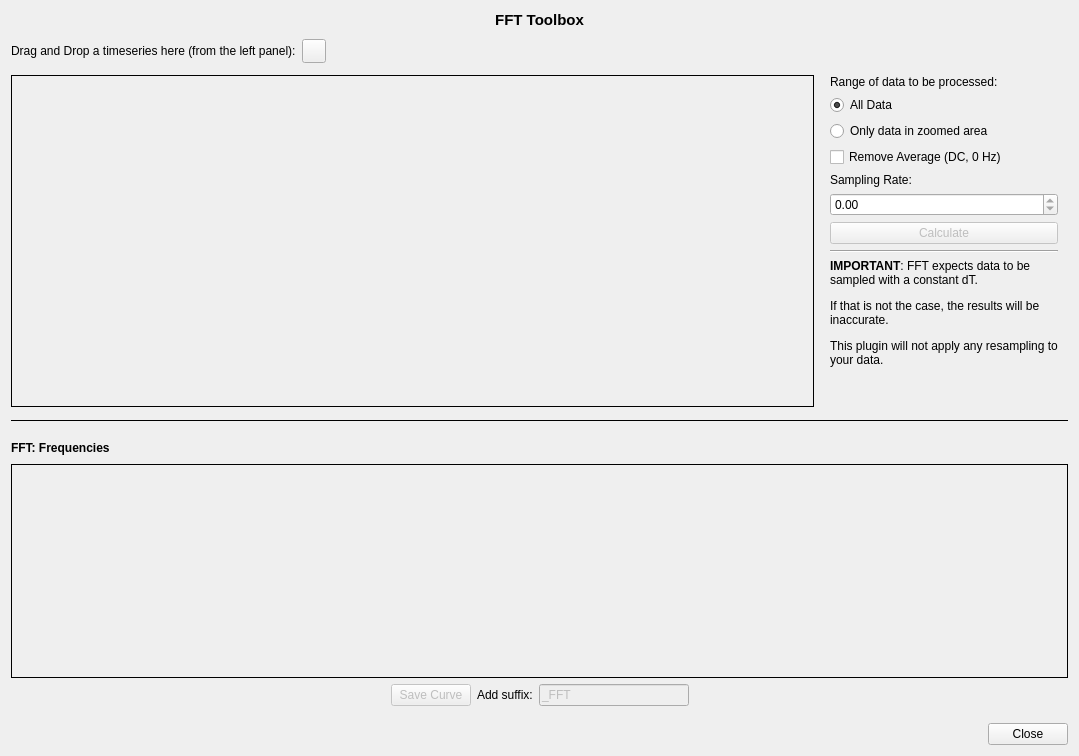
<?xml version="1.0" encoding="UTF-8"?>
<ui version="4.0">
 <class>toolbox_fft</class>
 <widget class="QWidget" name="toolbox_fft">
  <property name="geometry">
   <rect>
    <x>0</x>
    <y>0</y>
    <width>1079</width>
    <height>756</height>
   </rect>
  </property>
  <property name="windowTitle">
   <string>Form</string>
  </property>
  <layout class="QVBoxLayout" name="verticalLayout" stretch="0,0,0,0,0,1,0,0">
   <item>
    <widget class="QLabel" name="label_7">
     <property name="font">
      <font>
       <pointsize>11</pointsize>
       <weight>75</weight>
       <bold>true</bold>
      </font>
     </property>
     <property name="text">
      <string>FFT Toolbox</string>
     </property>
     <property name="alignment">
      <set>Qt::AlignCenter</set>
     </property>
    </widget>
   </item>
   <item>
    <layout class="QHBoxLayout" name="horizontalLayout_4">
     <property name="topMargin">
      <number>4</number>
     </property>
     <item>
      <widget class="QLabel" name="label">
       <property name="text">
        <string>Drag and Drop a timeseries here (from the left panel):</string>
       </property>
      </widget>
     </item>
     <item>
      <widget class="QPushButton" name="pushButtonClear">
       <property name="minimumSize">
        <size>
         <width>24</width>
         <height>24</height>
        </size>
       </property>
       <property name="maximumSize">
        <size>
         <width>24</width>
         <height>24</height>
        </size>
       </property>
       <property name="toolTip">
        <string>&lt;html&gt;&lt;head/&gt;&lt;body&gt;&lt;p&gt;Remove all curves&lt;/p&gt;&lt;/body&gt;&lt;/html&gt;</string>
       </property>
       <property name="text">
        <string/>
       </property>
       <property name="iconSize">
        <size>
         <width>20</width>
         <height>20</height>
        </size>
       </property>
      </widget>
     </item>
     <item>
      <spacer name="horizontalSpacer_4">
       <property name="orientation">
        <enum>Qt::Horizontal</enum>
       </property>
       <property name="sizeHint" stdset="0">
        <size>
         <width>40</width>
         <height>20</height>
        </size>
       </property>
      </spacer>
     </item>
    </layout>
   </item>
   <item>
    <layout class="QHBoxLayout" name="horizontalLayout_2" stretch="3,0">
     <property name="topMargin">
      <number>6</number>
     </property>
     <property name="bottomMargin">
      <number>6</number>
     </property>
     <item>
      <widget class="QFrame" name="framePlotPreviewA">
       <property name="autoFillBackground">
        <bool>false</bool>
       </property>
       <property name="frameShape">
        <enum>QFrame::Box</enum>
       </property>
       <property name="frameShadow">
        <enum>QFrame::Plain</enum>
       </property>
      </widget>
     </item>
     <item>
      <layout class="QVBoxLayout" name="verticalLayout_2">
       <property name="leftMargin">
        <number>10</number>
       </property>
       <property name="rightMargin">
        <number>10</number>
       </property>
       <item>
        <widget class="QLabel" name="label_6">
         <property name="text">
          <string>Range of data to be processed:</string>
         </property>
        </widget>
       </item>
       <item>
        <widget class="QRadioButton" name="radioAll">
         <property name="text">
          <string>All Data</string>
         </property>
         <property name="checked">
          <bool>true</bool>
         </property>
        </widget>
       </item>
       <item>
        <widget class="QRadioButton" name="radioZoomed">
         <property name="text">
          <string>Only data in zoomed area</string>
         </property>
        </widget>
       </item>
       <item>
        <widget class="QCheckBox" name="checkAverage">
         <property name="text">
          <string>Remove Average (DC, 0 Hz)</string>
         </property>
        </widget>
       </item>
      <item>
        <widget class="QLabel" name="label_8">
         <property name="text">
          <string>Sampling Rate:</string>
         </property>
        </widget>
       </item>
       <item>
        <widget class="QDoubleSpinBox" name="samplingRate">
         <property name="value">
          <number>1.0</number>
         </property>
         <property name="maximum">
          <number>9999999.9</number>
         </property>
        </widget>
       </item>
       <item>
        <widget class="QPushButton" name="pushButtonCalculate">
         <property name="enabled">
          <bool>false</bool>
         </property>
         <property name="text">
          <string>Calculate</string>
         </property>
        </widget>
       </item>
       <item>
        <widget class="Line" name="line_2">
         <property name="orientation">
          <enum>Qt::Horizontal</enum>
         </property>
        </widget>
       </item>
       <item>
        <widget class="QLabel" name="label_4">
         <property name="maximumSize">
          <size>
           <width>250</width>
           <height>16777215</height>
          </size>
         </property>
         <property name="text">
          <string>&lt;html&gt;&lt;head/&gt;&lt;body&gt;&lt;p&gt;&lt;span style=&quot; font-weight:600;&quot;&gt;IMPORTANT&lt;/span&gt;: FFT expects data to be sampled with a constant dT.&lt;/p&gt;&lt;p&gt;If that is not the case, the results will be inaccurate.&lt;/p&gt;&lt;p&gt;This plugin will not apply any resampling to your data.&lt;/p&gt;&lt;/body&gt;&lt;/html&gt;</string>
         </property>
         <property name="wordWrap">
          <bool>true</bool>
         </property>
        </widget>
       </item>
       <item>
        <spacer name="verticalSpacer">
         <property name="orientation">
          <enum>Qt::Vertical</enum>
         </property>
         <property name="sizeHint" stdset="0">
          <size>
           <width>20</width>
           <height>40</height>
          </size>
         </property>
        </spacer>
       </item>
      </layout>
     </item>
    </layout>
   </item>
   <item>
    <widget class="Line" name="line">
     <property name="frameShadow">
      <enum>QFrame::Plain</enum>
     </property>
     <property name="orientation">
      <enum>Qt::Horizontal</enum>
     </property>
    </widget>
   </item>
   <item>
    <layout class="QHBoxLayout" name="horizontalLayout_3">
     <property name="topMargin">
      <number>10</number>
     </property>
     <item>
      <widget class="QLabel" name="label_3">
       <property name="font">
        <font>
         <weight>75</weight>
         <bold>true</bold>
        </font>
       </property>
       <property name="frameShadow">
        <enum>QFrame::Raised</enum>
       </property>
       <property name="text">
        <string>FFT: Frequencies</string>
       </property>
      </widget>
     </item>
     <item>
      <spacer name="horizontalSpacer_3">
       <property name="orientation">
        <enum>Qt::Horizontal</enum>
       </property>
       <property name="sizeHint" stdset="0">
        <size>
         <width>40</width>
         <height>20</height>
        </size>
       </property>
      </spacer>
     </item>
    </layout>
   </item>
   <item>
    <widget class="QFrame" name="framePlotPreviewB">
     <property name="frameShape">
      <enum>QFrame::Box</enum>
     </property>
     <property name="frameShadow">
      <enum>QFrame::Plain</enum>
     </property>
    </widget>
   </item>
   <item>
    <layout class="QHBoxLayout" name="horizontalLayout">
     <property name="bottomMargin">
      <number>11</number>
     </property>
     <item>
      <spacer name="horizontalSpacer">
       <property name="orientation">
        <enum>Qt::Horizontal</enum>
       </property>
       <property name="sizeHint" stdset="0">
        <size>
         <width>40</width>
         <height>20</height>
        </size>
       </property>
      </spacer>
     </item>
     <item>
      <widget class="QPushButton" name="pushButtonSave">
       <property name="enabled">
        <bool>false</bool>
       </property>
       <property name="text">
        <string>Save Curve</string>
       </property>
      </widget>
     </item>
     <item>
      <widget class="QLabel" name="label_2">
       <property name="text">
        <string>Add suffix:</string>
       </property>
      </widget>
     </item>
     <item>
      <widget class="QLineEdit" name="lineEditSuffix">
       <property name="enabled">
        <bool>false</bool>
       </property>
       <property name="minimumSize">
        <size>
         <width>50</width>
         <height>0</height>
        </size>
       </property>
       <property name="maximumSize">
        <size>
         <width>150</width>
         <height>16777215</height>
        </size>
       </property>
       <property name="text">
        <string>_FFT</string>
       </property>
      </widget>
     </item>
     <item>
      <spacer name="horizontalSpacer_2">
       <property name="orientation">
        <enum>Qt::Horizontal</enum>
       </property>
       <property name="sizeHint" stdset="0">
        <size>
         <width>40</width>
         <height>20</height>
        </size>
       </property>
      </spacer>
     </item>
    </layout>
   </item>
   <item>
    <widget class="QDialogButtonBox" name="buttonBox">
     <property name="standardButtons">
      <set>QDialogButtonBox::Close</set>
     </property>
    </widget>
   </item>
  </layout>
 </widget>
 <resources/>
 <connections/>
</ui>
